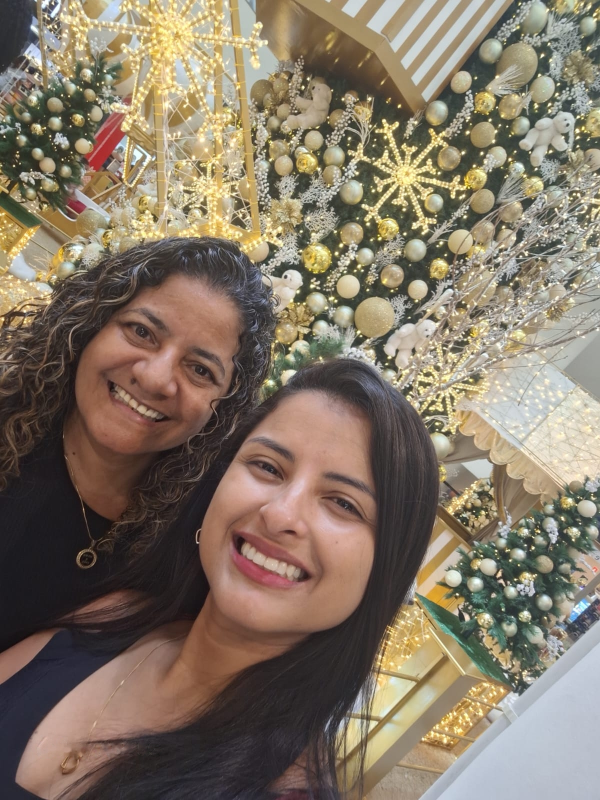
#> input picture montagem-natal/limpas/foto-1.jpg, 1200 x 1600 px (shown at 1/2 size)
$ python montar.py
#> lines starting #> are read from the running program, lines starting #| are printed output that depends on the picture
"""Monta as 6 fotos num único painel em alta resolução.

Nenhuma foto é reduzida: as paisagens ficam no tamanho original (1600x1200)
e os retratos são ampliados com Lanczos para 1600 px de largura. Depois cada
foto recebe um realce leve (nitidez, contraste e cor) para o efeito HD.
Saídas: PNG sem perda e JPEG qualidade 100 sem subamostragem de cor.
"""
from pathlib import Path
from PIL import Image, ImageDraw, ImageEnhance, ImageFilter

BASE = Path(__file__).parent
SRC = BASE / "limpas"   # fotos já sem a marca "Galaxy A54 5G" (limpar_marca.py)

M, G, R = 80, 40, 28           # margem, espaço entre fotos, raio dos cantos
CELL_W = 1600                   # largura de cada foto
BG = (24, 20, 14)               # fundo escuro quente
GOLD = (214, 178, 102)          # filete dourado

top = ["foto-1.jpg", "foto-2.jpg", "foto-3.jpg"]      # retratos
bottom = ["foto-4.jpg", "foto-5.jpg", "foto-6.jpg"]   # paisagens


def hd(img: Image.Image, width: int) -> Image.Image:
    h = round(img.height * width / img.width)
    if img.size != (width, h):
        img = img.resize((width, h), Image.LANCZOS)
    img = img.filter(ImageFilter.UnsharpMask(radius=2.2, percent=70, threshold=2))
    img = ImageEnhance.Contrast(img).enhance(1.06)
    img = ImageEnhance.Color(img).enhance(1.08)
    img = ImageEnhance.Sharpness(img).enhance(1.15)
    return img


def paste_rounded(canvas, img, x, y):
    mask = Image.new("L", img.size, 0)
    ImageDraw.Draw(mask).rounded_rectangle((0, 0, *img.size), R, fill=255)
    d = ImageDraw.Draw(canvas)
    d.rounded_rectangle((x - 4, y - 4, x + img.width + 3, y + img.height + 3), R + 4, fill=GOLD)
    canvas.paste(img, (x, y), mask)


rows = [[hd(Image.open(SRC / f).convert("RGB"), CELL_W) for f in fs] for fs in (top, bottom)]
#> in hd, `h = round(img.height * width / img.width)`: h = 2133
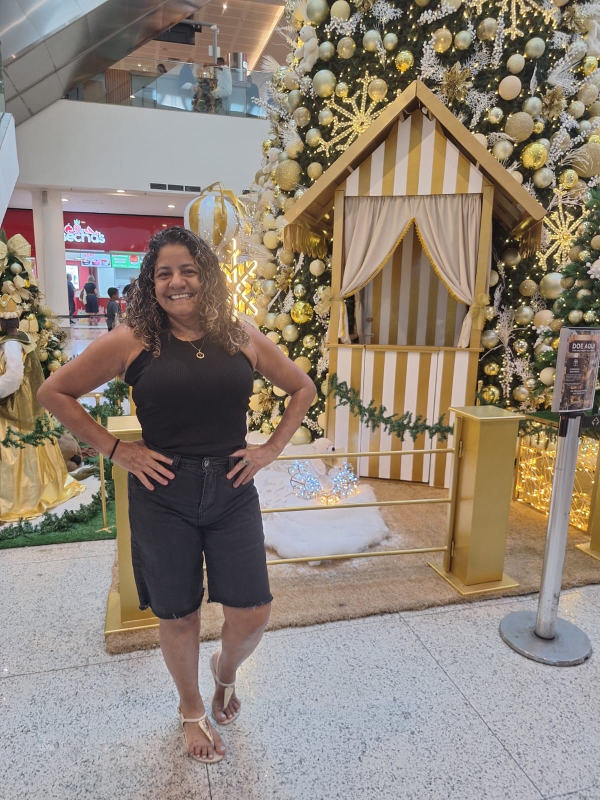
#> input picture montagem-natal/limpas/foto-2.jpg, 1200 x 1600 px (shown at 1/2 size)
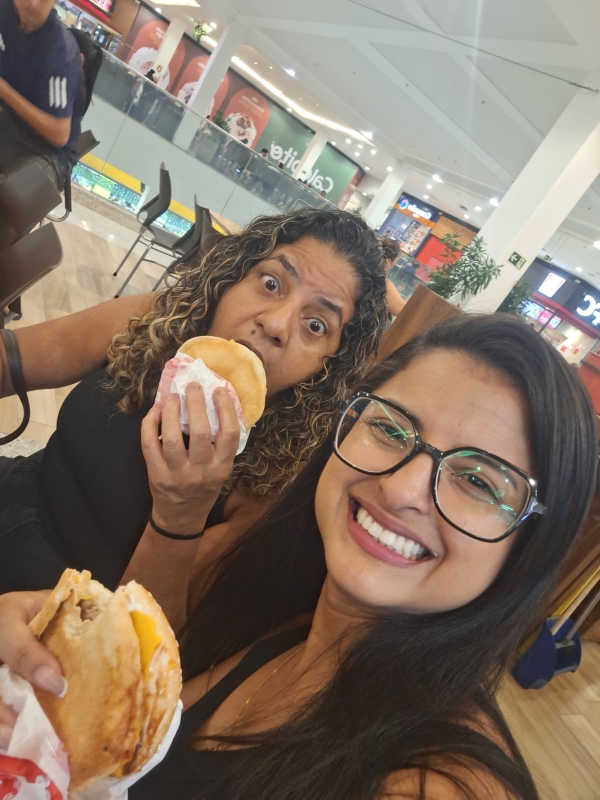
#> input picture montagem-natal/limpas/foto-3.jpg, 1200 x 1600 px (shown at 1/2 size)
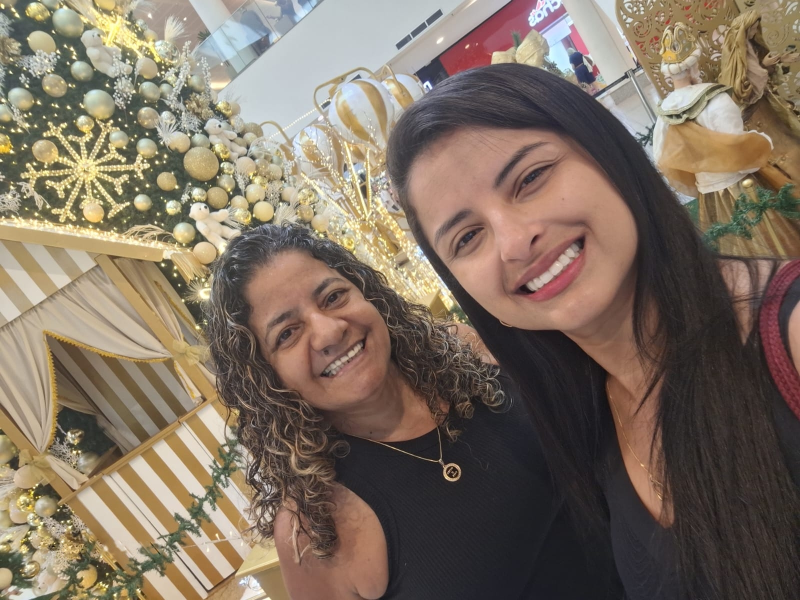
#> input picture montagem-natal/limpas/foto-4.jpg, 1600 x 1200 px (shown at 1/2 size)
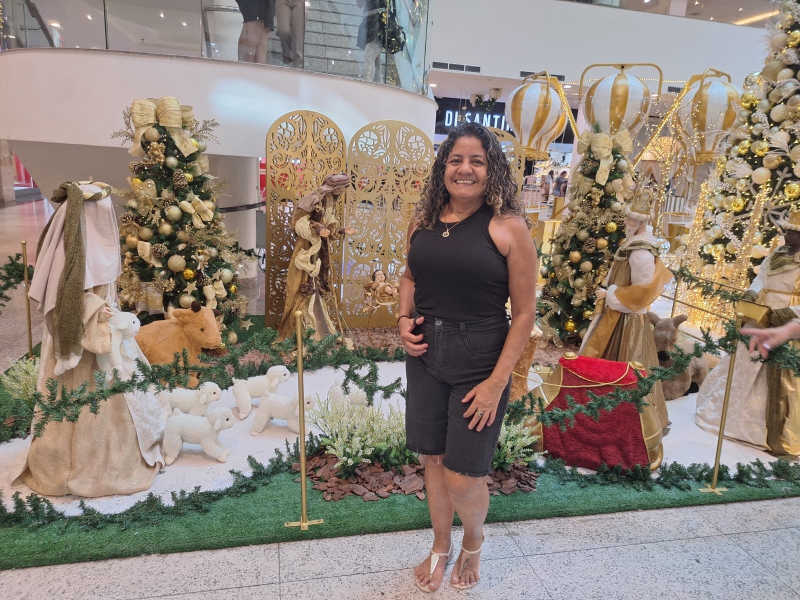
#> input picture montagem-natal/limpas/foto-5.jpg, 1600 x 1200 px (shown at 1/2 size)
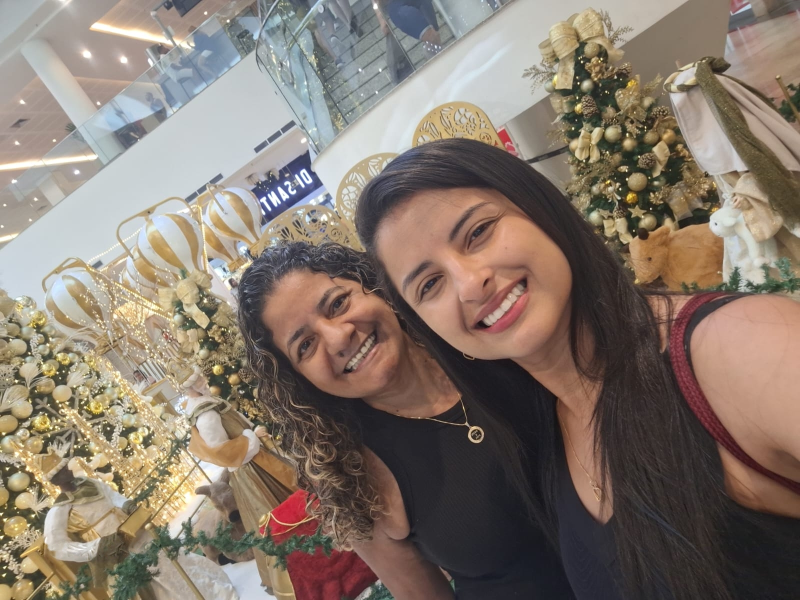
#> input picture montagem-natal/limpas/foto-6.jpg, 1600 x 1200 px (shown at 1/2 size)
#> rows = 2 items
row_h = [max(i.height for i in r) for r in rows]
#> row_h = [2133, 1200]
W = 2 * M + 3 * CELL_W + 2 * G
H = 2 * M + sum(row_h) + G
#> H = 3533
canvas = Image.new("RGB", (W, H), BG)
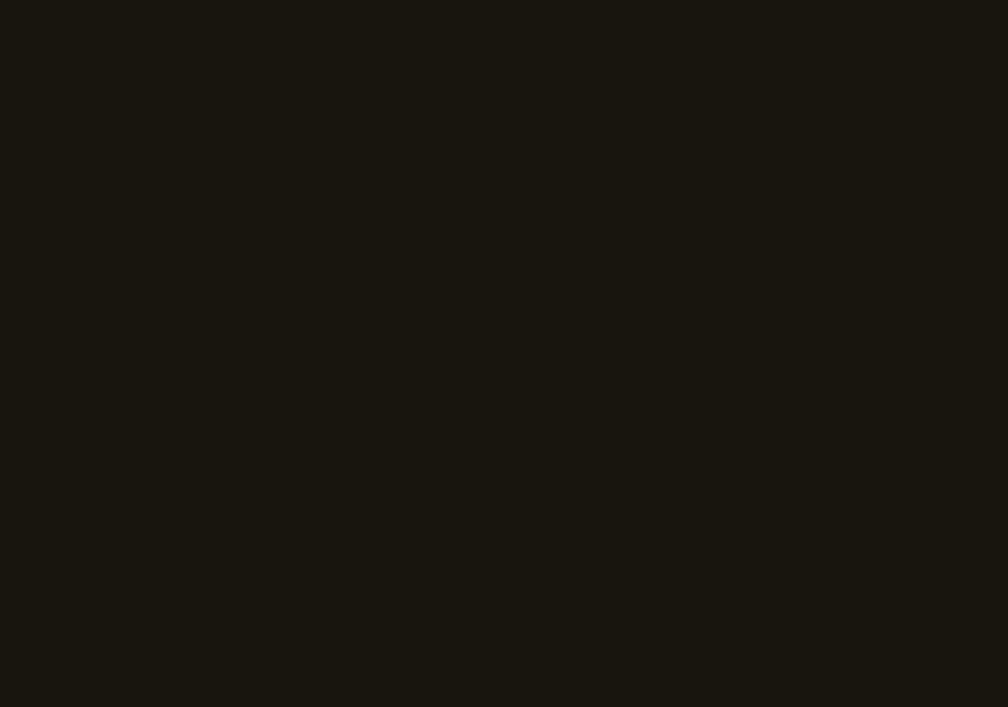
#> canvas: PIL image 5040x3533 RGB (shown at 1/5 size); mean R, G, B 24, 20, 14

y = M
for r, rh in zip(rows, row_h):
    x = M
    for img in r:
        paste_rounded(canvas, img, x, y)
        x += CELL_W + G
    y += rh + G
#> this loop made 2 passes
#> (rh, y) on passes 1 to 2: (2133, 2253), (1200, 3493)
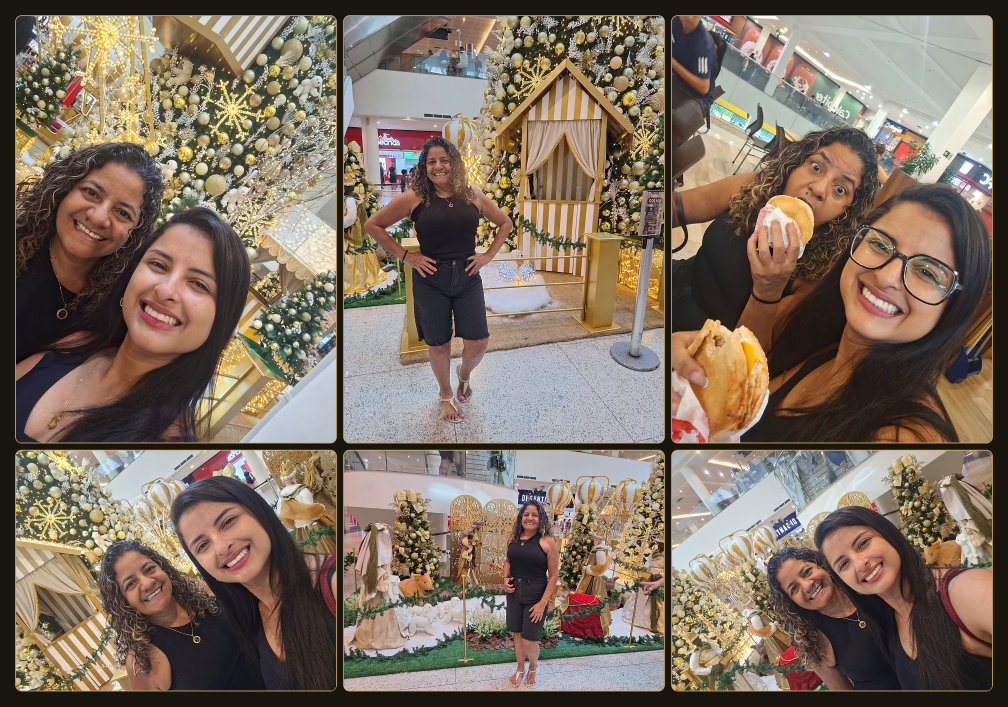
#> canvas: PIL image 5040x3533 RGB (shown at 1/5 size); mean R, G, B 126.2, 111.3, 96.5
#> after the loop, y = 3493

canvas.save(BASE / "montagem-natal-hd.png", optimize=True)
canvas.save(BASE / "montagem-natal-hd.jpg", quality=100, subsampling=0, dpi=(300, 300))
print(canvas.size)
#| (5040, 3533)
